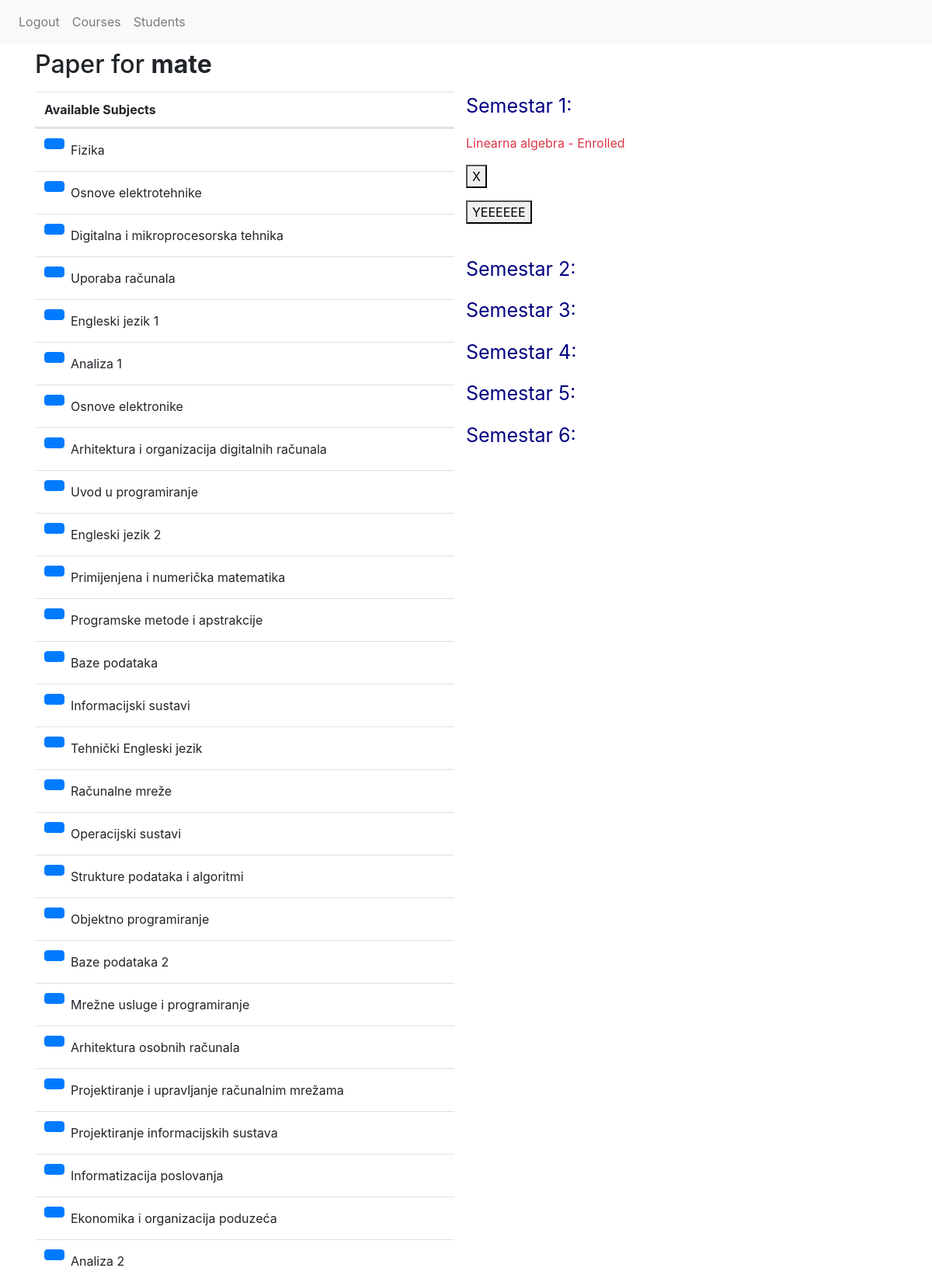
/indeks/7 (signed in, upper part), run on the app's committed database.
### exam_app/models.py (models this page shows)
class Korisnik(AbstractUser):
    MENTOR = 'MENTOR'
    STUDENT = 'STUDENT'
    ROLES = (
        (MENTOR, 'Mentor'),
        (STUDENT, 'Student'),
    )
    NONE = 'NONE'
    REDOVNI = 'REDOVNI'
    IZVANREDNI = 'IZVANREDNI'
    STATUS = (
        (NONE, 'None'),
        (REDOVNI, 'Redovni'),
        (IZVANREDNI, 'Izvanredni'),
    )
    role = models.CharField(
        max_length=12,
        choices=ROLES,
        default=STUDENT,
        null=False
    )
    status = models.CharField(
        max_length=20,
        choices=STATUS,
        default=NONE,
        null=False
    )
    def __str__(self):
        return self.username

class Predmet(models.Model):
    DA = 'DA'
    NE = 'NE'
    IZBORNI = (
        (DA, 'Da'),
        (NE, 'Ne'),
    )
    ime = models.CharField(max_length=100, null=False)
    kod = models.CharField(max_length=6, null=False)
    program = models.TextField(null=False)
    bodovi = models.IntegerField(null=False)
    sem_redovni = models.IntegerField(null=False)
    sem_izvanredni = models.IntegerField(null=False)
    izborni = models.CharField(max_length=2, choices=IZBORNI, null=False)
    def __str__(self):
        return self.ime

class Upisi(models.Model):
    student = models.ForeignKey(Korisnik, on_delete=models.SET_NULL, null=True)
    predmet = models.ForeignKey(Predmet, on_delete=models.SET_NULL, null=True)
    status = models.CharField(max_length=64)

### exam_app/views.py (the view)
# urls.py: path('indeks/<int:student_id>', views.index, name='indeks'),
@login_required
def index(request, student_id):
    subjects = Predmet.objects.all()
    student = Korisnik.objects.get(id=student_id)
    enrolled_subjects = Upisi.objects.filter(student_id=student.id)
    sub_id = Upisi.objects.filter(student_id=student.id).values_list('predmet', flat=True)
    not_enrolled = {}
    for subject in subjects:
        if subject.id not in sub_id:
            not_enrolled[subject.id] = subject.ime
    return render(request, 'indeks.html',
                  {'subjects': subjects, 'student': student,
                   'enrolled_subjects': enrolled_subjects, 'not_enrolled': not_enrolled})

### exam_app/templates/indeks.html (shortened to what this page needs)
{% extends 'base.html' %}
{% block content %}
<div class="container">
    <h2 class="py-2">Paper for <b>{{student}}</b></h2>
    <div class="row">
        <div class="col col-md-6">
            <table class="table">
                <thead>
                <tr>
                    <th scope="col">Available Subjects</th>
                </tr>
                </thead>
                <tbody>
                {% for id, subject in not_enrolled.items %}
                <tr>
                    <td class="d-flex align-items-center">
                        <form action="{% url 'add_subject' subject_id=id student_id=student.id  %}"
                              method="POST" class="d-inline-block">
                            <button type="submit" class="btn btn-primary btn mr-2">
                            </button>
                        </form>
                        <span class="d-inline-block">{{subject}}</span>
                    </td>
                </tr>
                {% endfor %}
                </tbody>
            </table>
        </div>
        <div class="right">
            {% if student.status == 'REDOVNI' %}
            {% with ''|center:6 as range %}
            {% for _ in range %}
            <p style="color:navy; font-size:25px;">Semestar {{forloop.counter}}:</p>
            {% for subject in enrolled_subjects %}
            {% if subject.predmet.sem_redovni == forloop.parentloop.counter %}
            {% if subject.status == 'POLOZEN' %}
            <p class="text-success">{{subject.predmet}} - Passed </p>
            {% else %}
            <p class="text-danger">{{ subject.predmet }} - Enrolled</p>
            {% endif %}
            <form action="{%url 'remove_subject' subject_id=subject.predmet_id student_id=student.id %}" method="post">
                <button>X</button>
            </form>
            {% if subject.status == 'NEPOLOZEN' and request.user.role == 'MENTOR' %}
            <form action="{%url 'subject_passed' subject_id=subject.predmet_id student_id=student.id %}" method="POST">
                <button>YEEEEEE</button>
            </form>
            {% endif %}<br>
            {% endif %}
            {% endfor %}
            {% endfor %}
            {% endwith %}
            {% endif %}
        </div>
    </div>
</div>
{% endblock %}

### data on the page
Korisnik: username "mate"
Predmet: not_enrolled "Fizika"
Predmet: not_enrolled "Osnove elektrotehnike"
Predmet: not_enrolled "Digitalna i mikroprocesorska tehnika"
Predmet: not_enrolled "Uporaba računala"
Predmet: not_enrolled "Engleski jezik 1"
Predmet: not_enrolled "Analiza 1"
Predmet: not_enrolled "Osnove elektronike"
Predmet: not_enrolled "Arhitektura i organizacija digitalnih računala"
Predmet: not_enrolled "Uvod u programiranje"
Predmet: not_enrolled "Engleski jezik 2"
Predmet: not_enrolled "Primijenjena i numerička matematika"
Predmet: not_enrolled "Programske metode i apstrakcije"
Predmet: not_enrolled "Baze podataka"
Predmet: not_enrolled "Informacijski sustavi"
Predmet: not_enrolled "Tehnički Engleski jezik"
Predmet: not_enrolled "Računalne mreže"
Predmet: not_enrolled "Operacijski sustavi"
Predmet: not_enrolled "Strukture podataka i algoritmi"
Predmet: not_enrolled "Objektno programiranje"
Predmet: not_enrolled "Baze podataka 2"
Predmet: not_enrolled "Mrežne usluge i programiranje"
Predmet: not_enrolled "Arhitektura osobnih računala"
Predmet: not_enrolled "Projektiranje i upravljanje računalnim mrežama"
Predmet: not_enrolled "Projektiranje informacijskih sustava"
Predmet: not_enrolled "Informatizacija poslovanja"
Predmet: not_enrolled "Ekonomika i organizacija poduzeća"
Predmet: not_enrolled "Analiza 2"
Upisi: predmet "Linearna algebra", status "YEEEEEE"
